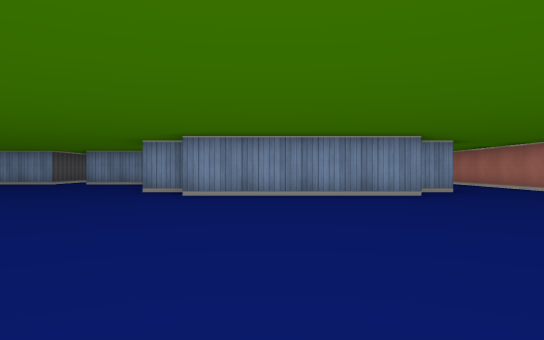
View 1 (above)

24 first-person views from a walk through a cub3D maze. The camera is about half as high as the walls, looks level and sees 70° across. The floor is counted in squares. Each view is taken from the middle of a square. On the plan, view 1 faces up. The plan holds only what a view shows up to about 9 squares ahead; the rest is blank. The place goes on beyond the plan.

View 2
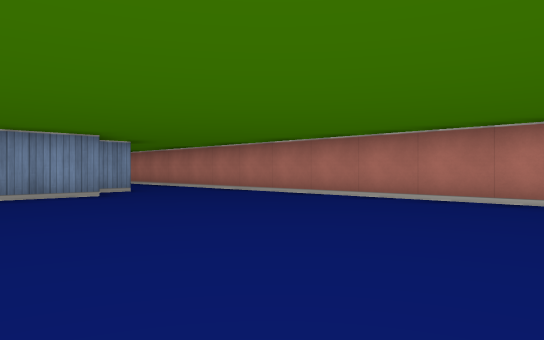

View 3
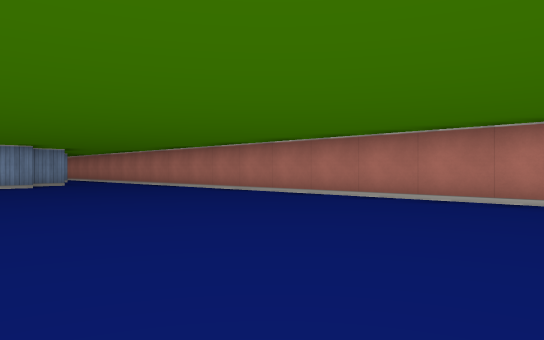

View 4
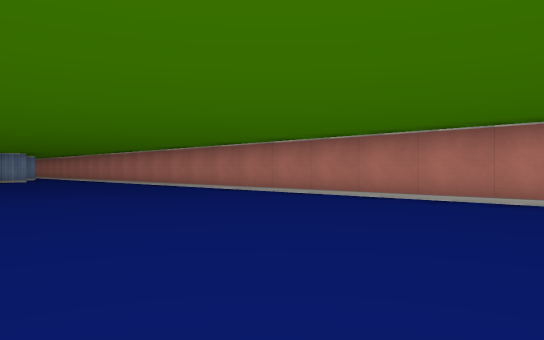

View 5
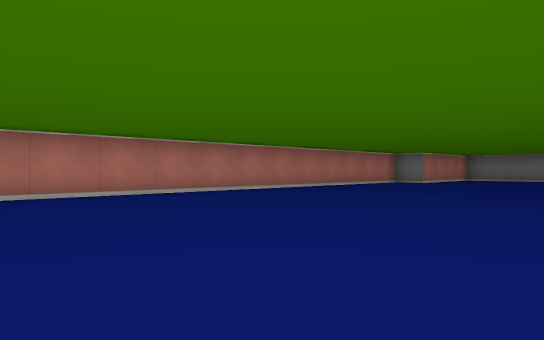

View 6
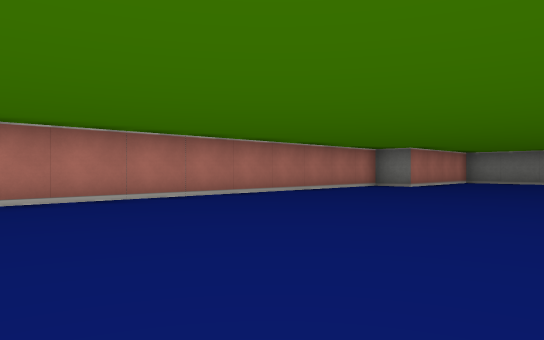

View 7
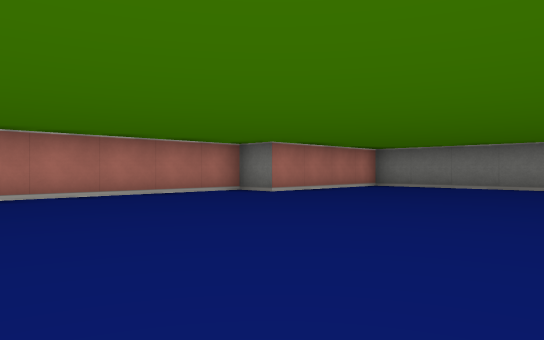

View 8
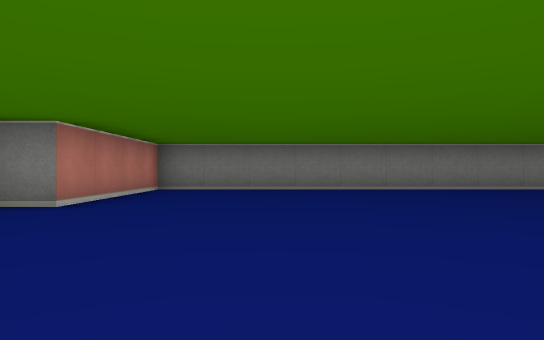

View 9
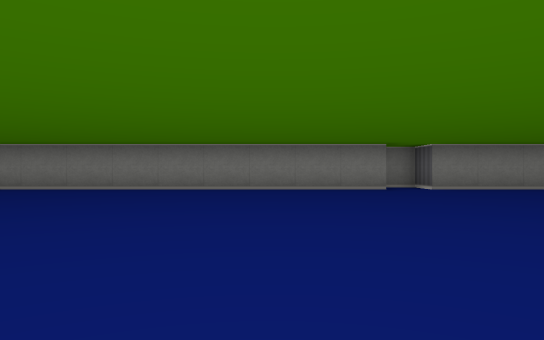

View 10
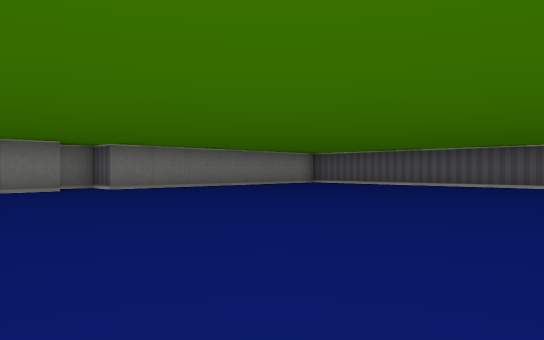

View 11
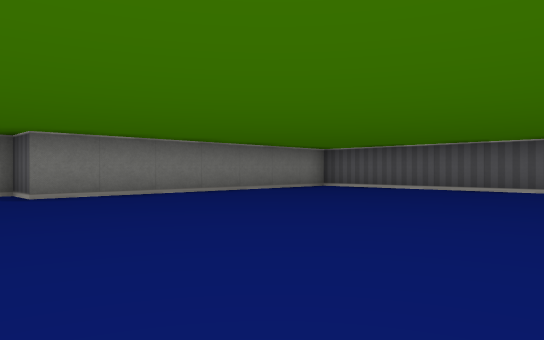

View 12
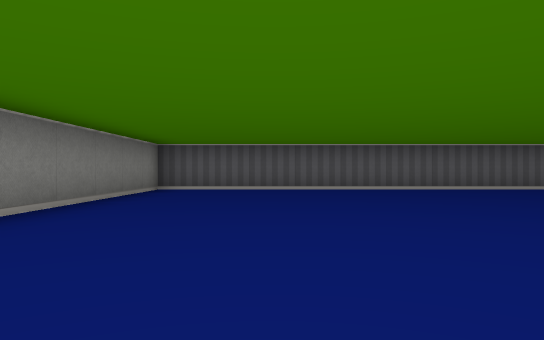

View 13
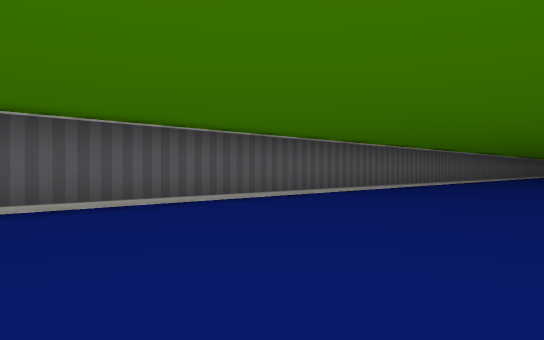

View 14
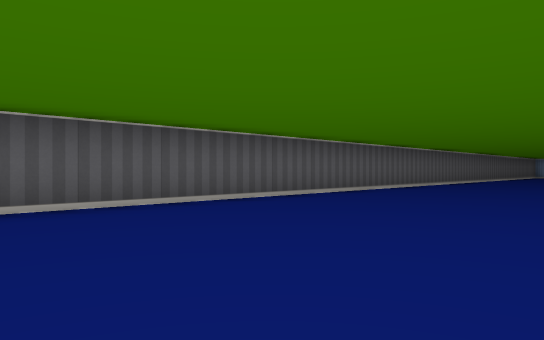

View 15
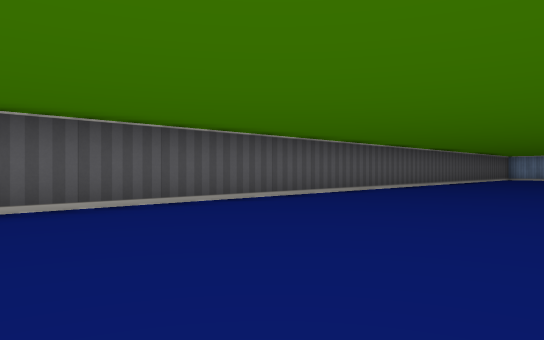

View 16
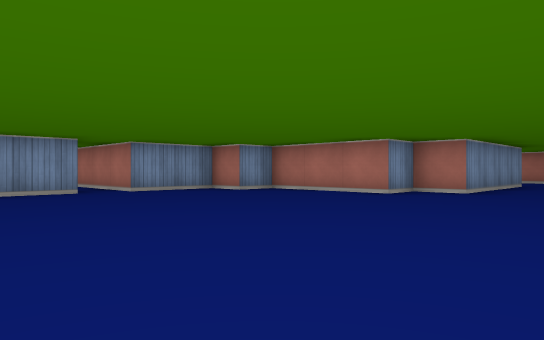

View 17
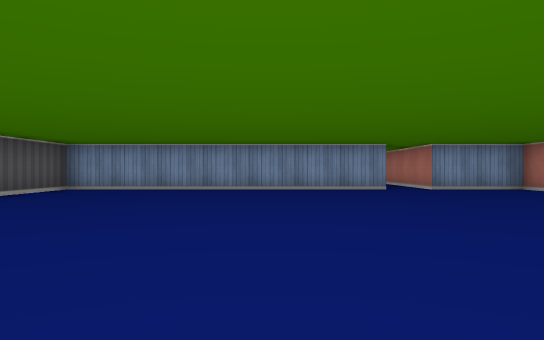

View 18
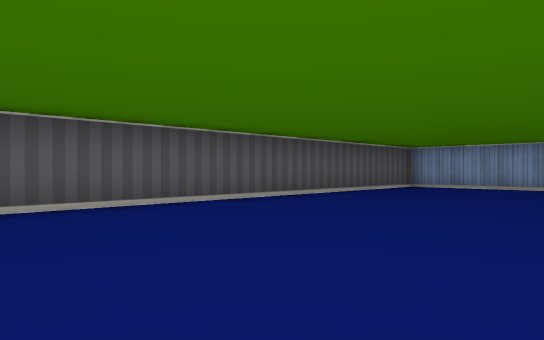

View 19
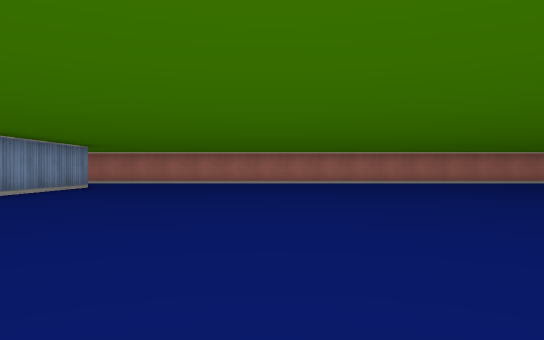

View 20
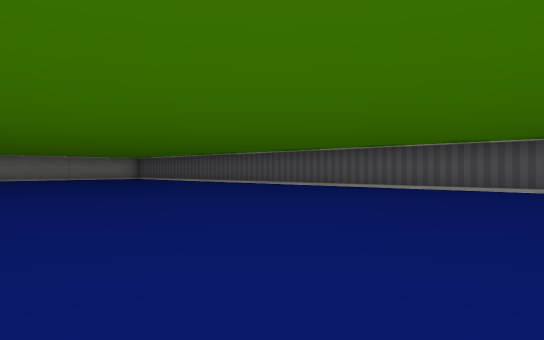

View 21
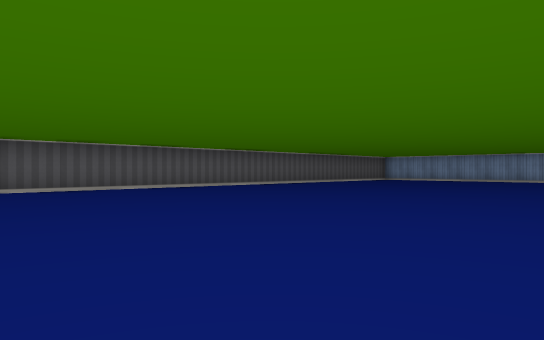

View 22
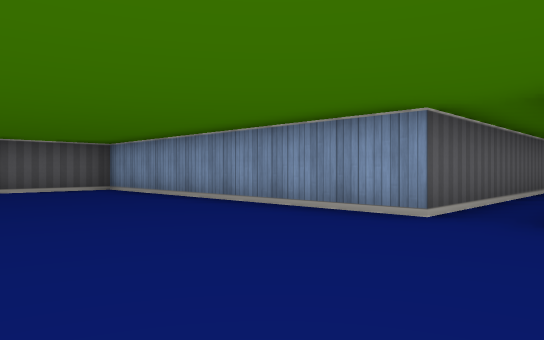

View 23
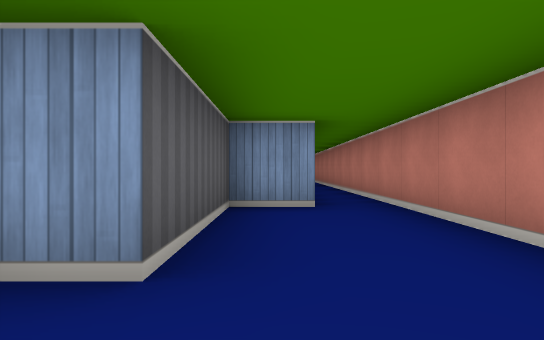

View 24
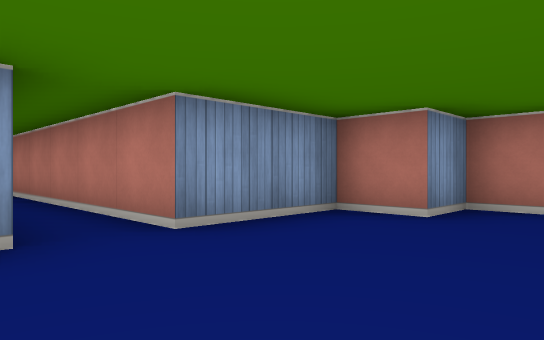

### Floor plan
Points are (right, up) in squares from view 1. A wall is a line through its corners. A room is listed if a view was taken in it or the views show most of it. See-through windows are left out.
Room 1 (views 1, 2, 3, 4, 5, 6, 7, 8, 9, 10, 11, 12, 13, 14, 15, 16, 17, 18, 19, 20, 21, 22, 23, 24)
walls: (-13.5, 1.2) (-13.5, -20.5) (-6.5, -20.5) (-6.5, -21.5) (-5.8, -21.5); (2.6, 6.5) (-1.5, 6.5) (-1.5, 7.5) (-2.5, 7.5) (-2.5, 10.5) (-3.5, 10.5) (-3.5, 11.5) (-5.5, 11.5); (-5.6, -20.5) (4.5, -20.5) (4.5, -16.5) (5.5, -16.5) (5.5, 10.5); (-6.5, 11.5) (-13.5, 11.5) (-13.5, 2.8); (4.5, 10.5) (3.5, 10.5) (3.5, 7.5) (2.9, 7.5)
ways out: opening at (-6, 11); opening at (5, 10)

Where each view was taken, in squares from view 1:
view 1: 0 up, 0 right, facing up
view 2: 0 up, 0 right, facing up-right
view 3: 4 down, 0 right, facing up-right
view 4: 8 down, 0 right, facing up-right
view 5: 4 down, 1 left, facing down-right
view 6: 7 down, 0 right, facing down-right
view 7: 11 down, 1 left, facing down-right
view 8: 12 down, 2 right, facing down
view 9: 12 down, 3 left, facing down
view 10: 12 down, 3 left, facing down-left
view 11: 14 down, 5 left, facing down-left
view 12: 18 down, 5 left, facing left
view 13: 16 down, 9 left, facing up-left
view 14: 12 down, 9 left, facing up-left
view 15: 7 down, 9 left, facing up-left
view 16: 4 up, 9 left, facing up-right
view 17: 3 up, 9 left, facing up
view 18: 2 up, 9 left, facing up-left
view 19: 2 up, 7 left, facing right
view 20: 3 down, 5 left, facing down-left
view 21: 4 down, 5 left, facing up-left
view 22: 8 up, 5 left, facing up-left
view 23: 6 up, 4 right, facing up
view 24: 9 up, 7 left, facing up-right
